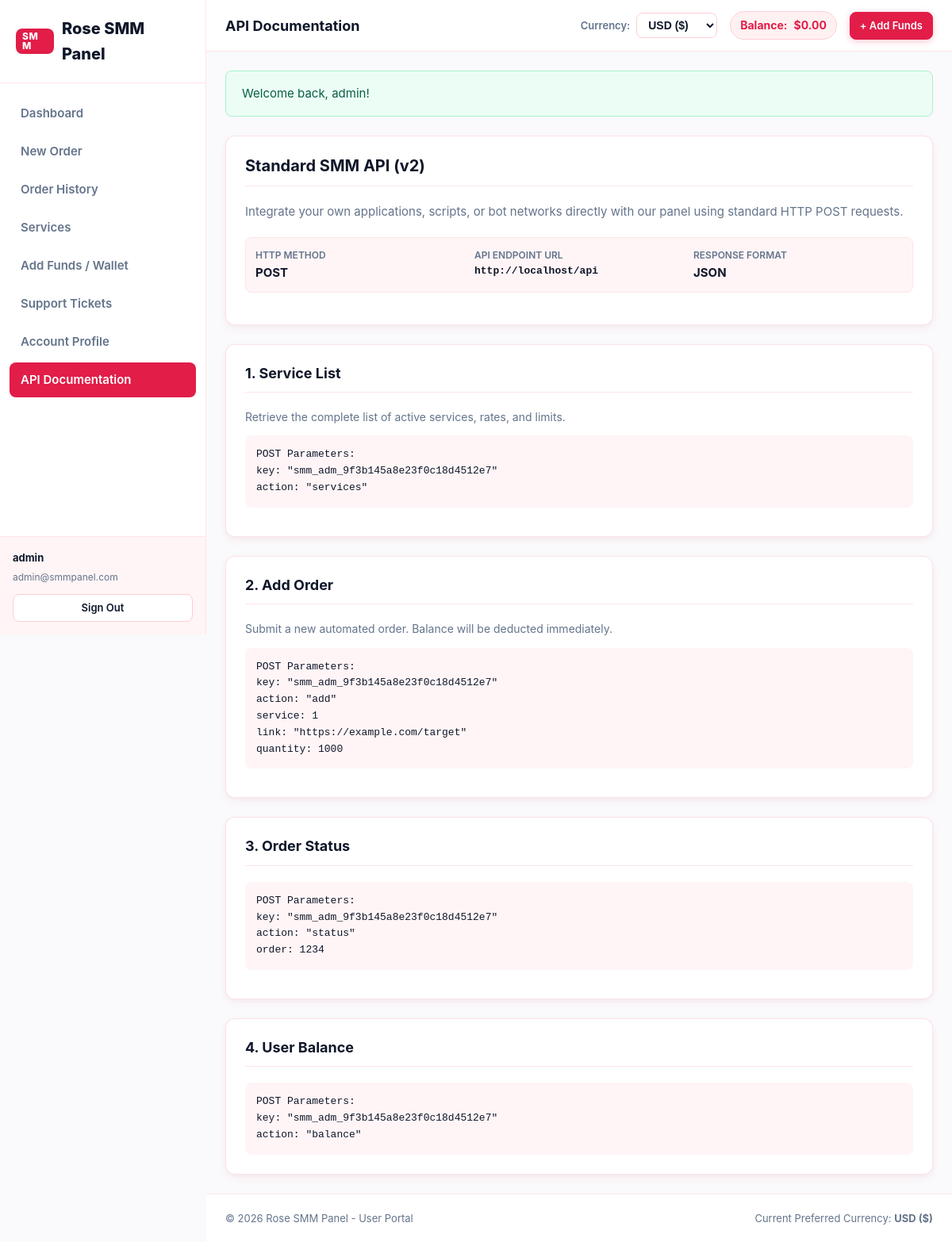
The app's page /api-docs (signed in) with its own data.
### tables this page shows
CREATE TABLE `users` (
  `id` INT AUTO_INCREMENT PRIMARY KEY,
  `username` VARCHAR(64) NOT NULL UNIQUE,
  `email` VARCHAR(191) NOT NULL UNIQUE,
  `password` VARCHAR(255) NOT NULL,
  `role` ENUM('user', 'admin') NOT NULL DEFAULT 'user',
  `balance` DECIMAL(15, 4) NOT NULL DEFAULT 0.0000,
  `currency_code` VARCHAR(10) NOT NULL DEFAULT 'USD',
  `api_key` VARCHAR(64) UNIQUE NULL,
  `status` ENUM('active', 'suspended', 'pending') NOT NULL DEFAULT 'active',
  `reset_token` VARCHAR(64) NULL,
  `reset_expires` DATETIME NULL,
  `created_at` TIMESTAMP NOT NULL DEFAULT CURRENT_TIMESTAMP,
  `updated_at` TIMESTAMP NOT NULL DEFAULT CURRENT_TIMESTAMP ON UPDATE CURRENT_TIMESTAMP,
  INDEX `idx_users_role` (`role`),
  INDEX `idx_users_status` (`status`)
);

CREATE TABLE `currencies` (
  `id` INT AUTO_INCREMENT PRIMARY KEY,
  `code` VARCHAR(10) NOT NULL UNIQUE,
  `name` VARCHAR(64) NOT NULL,
  `symbol` VARCHAR(10) NOT NULL,
  `rate` DECIMAL(15, 6) NOT NULL DEFAULT 1.000000,
  `is_default` TINYINT(1) NOT NULL DEFAULT 0,
  `status` ENUM('active', 'inactive') NOT NULL DEFAULT 'active',
  `updated_at` TIMESTAMP NOT NULL DEFAULT CURRENT_TIMESTAMP ON UPDATE CURRENT_TIMESTAMP
);

### includes/functions.php (called while the page is built, shortened)
<?php
require_once __DIR__ . '/../db.php';
function e(?string $string): string {
    return htmlspecialchars($string ?? '', ENT_QUOTES, 'UTF-8');
}
function get_setting(string $key, ?string $default = null): ?string {
    static $settingsCache = null;
    if ($settingsCache === null) {
        $rows = DB::fetchAll("SELECT setting_key, setting_value FROM settings");
        $settingsCache = [];
        foreach ($rows as $row) {
            $settingsCache[$row['setting_key']] = $row['setting_value'];
        }
    }
    return $settingsCache[$key] ?? $default;
}
function flash_get(): ?array {
    if (isset($_SESSION['flash'])) {
        $flash = $_SESSION['flash'];
        return $flash;
    }
    return null;
}

### db.php (called while the page is built, shortened)
<?php
class DB {
    private static ?PDO $instance = null;
    public static function getConnection(): PDO {
        if (self::$instance === null) {
            $dsn = sprintf(
                'mysql:host=%s;port=%s;dbname=%s;charset=utf8mb4',
                DB_HOST,
                DB_PORT,
                DB_NAME
            );
            $options = [
                PDO::ATTR_ERRMODE            => PDO::ERRMODE_EXCEPTION,
                PDO::ATTR_DEFAULT_FETCH_MODE => PDO::FETCH_ASSOC,
                PDO::ATTR_EMULATE_PREPARES   => false,
                PDO::MYSQL_ATTR_INIT_COMMAND => "SET NAMES utf8mb4 COLLATE utf8mb4_unicode_ci"
            ];
            try {
                self::$instance = new PDO($dsn, DB_USER, DB_PASS, $options);
            } catch (PDOException $e) {
                error_log("Database Connection Error: " . $e->getMessage());
                http_response_code(500);
                die("<div style='font-family:system-ui;padding:40px;max-width:500px;margin:50px auto;border-radius:12px;background:#fff;border:1px solid #fecdd3;color:#9f1239;'>
                    <h2 style='margin-top:0;'>Database Connection Required</h2>
                    <p>Unable to connect to the MySQL database. Please verify your database configuration in <code>config.php</code> or <code>.env</code>.</p>
                </div>");
            }
        }
        return self::$instance;
    }
    public static function query(string $sql, array $params = []): PDOStatement {
        $stmt = self::getConnection()->prepare($sql);
        $stmt->execute($params);
        return $stmt;
    }
    public static function fetch(string $sql, array $params = []): ?array {
        $stmt = self::query($sql, $params);
        $result = $stmt->fetch();
        return $result ?: null;
    }
    public static function fetchAll(string $sql, array $params = []): array {
        $stmt = self::query($sql, $params);
        return $stmt->fetchAll();
    }
}

### includes/auth.php (called while the page is built, shortened)
<?php
require_once __DIR__ . '/../db.php';
require_once __DIR__ . '/functions.php';
class Auth {
    private static ?array $currentUser = null;
    public static function check(): bool {
        return !empty($_SESSION['user_id']);
    }
    public static function user(): ?array {
        if (self::$currentUser === null) {
            $user = DB::fetch(
                "SELECT u.*, c.symbol as currency_symbol, c.rate as currency_rate, c.name as currency_name
                 FROM users u
                 LEFT JOIN currencies c ON u.currency_code = c.code
                 WHERE u.id = ? LIMIT 1",
                [$_SESSION['user_id']]
            );
            if ($user && $user['status'] === 'active') {
                self::$currentUser = $user;
            } else {
                self::logout();
                return null;
            }
        }
        return self::$currentUser;
    }
}

### includes/currency.php (called while the page is built, shortened)
<?php
require_once __DIR__ . '/../db.php';
class Currency {
    private static ?array $currencyCache = null;
    public static function getAllActive(): array {
        if (self::$currencyCache === null) {
            self::$currencyCache = DB::fetchAll("SELECT * FROM currencies WHERE status = 'active' ORDER BY is_default DESC, code ASC");
        }
        return self::$currencyCache;
    }
    public static function get(string $code): ?array {
        $currencies = self::getAllActive();
        foreach ($currencies as $c) {
            if ($c['code'] === $code) {
                return $c;
            }
        }
        return DB::fetch("SELECT * FROM currencies WHERE code = ? LIMIT 1", [$code]);
    }
    public static function getUserCurrency(?array $user = null): array {
        if ($user && !empty($user['currency_code'])) {
            $curr = self::get($user['currency_code']);
            if ($curr) {
                return $curr;
            }
        }
        $default = DB::fetch("SELECT * FROM currencies WHERE is_default = 1 AND status = 'active' LIMIT 1");
        return $default ?: self::getBaseCurrency();
    }
    public static function format(float $amountUsd, ?array $currency = null, int $decimals = 2): string {
        $rate = (float)($currency['rate'] ?? 1.0);
        $symbol = $currency['symbol'] ?? '$';
        $converted = round($amountUsd * $rate, 4);
        return $symbol . number_format($converted, $decimals);
    }
}

### themes/classic/views/user/api_docs.php (the view)
<?php
$pageTitle = 'API Documentation';
$currentPage = 'api_docs';
require __DIR__ . '/header.php';
$apiUrl = (isset($_SERVER['HTTPS']) && $_SERVER['HTTPS'] === 'on' ? 'https' : 'http') . '://' . ($_SERVER['HTTP_HOST'] ?? 'localhost') . '/api';
?>
<div style="max-width: 900px; margin: 0 auto;">
  <div class="card" style="margin-bottom: 1.5rem;" id="api_overview_card">
    <div class="card-header">
      <h3 class="card-title">Standard SMM API (v2)</h3>
    </div>
    <p style="font-size: 0.9375rem; color: var(--text-muted); margin-bottom: 1rem;">
      Integrate your own applications, scripts, or bot networks directly with our panel using standard HTTP POST requests.
    </p>
    <div class="item-meta-grid" style="margin-bottom: 1rem;">
      <div class="meta-box">
        <span class="meta-label">HTTP Method</span>
        <span class="meta-val">POST</span>
      </div>
      <div class="meta-box">
        <span class="meta-label">API Endpoint URL</span>
        <span class="meta-val" style="font-family: monospace; font-size: 0.8125rem;"><?= e($apiUrl) ?></span>
      </div>
      <div class="meta-box">
        <span class="meta-label">Response Format</span>
        <span class="meta-val">JSON</span>
      </div>
    </div>
  </div>
  <div class="card" style="margin-bottom: 1.5rem;" id="api_action_services">
    <div class="card-header">
      <h4 class="card-title" style="font-size: 1.125rem;">1. Service List</h4>
    </div>
    <p style="font-size: 0.875rem; color: var(--text-muted); margin-bottom: 0.75rem;">
      Retrieve the complete list of active services, rates, and limits.
    </p>
    <div style="background: var(--bg-subtle); padding: 0.875rem; border-radius: var(--radius-sm); font-family: monospace; font-size: 0.8125rem; margin-bottom: 0.75rem;">
      POST Parameters:<br>
      key: "<?= e($user['api_key'] ?? 'YOUR_API_KEY') ?>"<br>
      action: "services"
    </div>
  </div>
  <div class="card" style="margin-bottom: 1.5rem;" id="api_action_add">
    <div class="card-header">
      <h4 class="card-title" style="font-size: 1.125rem;">2. Add Order</h4>
    </div>
    <p style="font-size: 0.875rem; color: var(--text-muted); margin-bottom: 0.75rem;">
      Submit a new automated order. Balance will be deducted immediately.
    </p>
    <div style="background: var(--bg-subtle); padding: 0.875rem; border-radius: var(--radius-sm); font-family: monospace; font-size: 0.8125rem; margin-bottom: 0.75rem;">
      POST Parameters:<br>
      key: "<?= e($user['api_key'] ?? 'YOUR_API_KEY') ?>"<br>
      action: "add"<br>
      service: 1<br>
      link: "https://example.com/target"<br>
      quantity: 1000
    </div>
  </div>
  <div class="card" style="margin-bottom: 1.5rem;" id="api_action_status">
    <div class="card-header">
      <h4 class="card-title" style="font-size: 1.125rem;">3. Order Status</h4>
    </div>
    <div style="background: var(--bg-subtle); padding: 0.875rem; border-radius: var(--radius-sm); font-family: monospace; font-size: 0.8125rem; margin-bottom: 0.75rem;">
      POST Parameters:<br>
      key: "<?= e($user['api_key'] ?? 'YOUR_API_KEY') ?>"<br>
      action: "status"<br>
      order: 1234
    </div>
  </div>
  <div class="card" id="api_action_balance">
    <div class="card-header">
      <h4 class="card-title" style="font-size: 1.125rem;">4. User Balance</h4>
    </div>
    <div style="background: var(--bg-subtle); padding: 0.875rem; border-radius: var(--radius-sm); font-family: monospace; font-size: 0.8125rem;">
      POST Parameters:<br>
      key: "<?= e($user['api_key'] ?? 'YOUR_API_KEY') ?>"<br>
      action: "balance"
    </div>
  </div>
</div>
<?php require __DIR__ . '/footer.php'; ?>

### themes/classic/views/user/header.php (shortened to what this page needs)
<?php
require_once __DIR__ . '/../../../../includes/auth.php';
require_once __DIR__ . '/../../../../includes/currency.php';
$user = Auth::user();
$userCurrency = Currency::getUserCurrency($user);
$activeCurrencies = Currency::getAllActive();
$currentPage = $currentPage ?? 'dashboard';
?>
<!DOCTYPE html>
<html lang="en">
<head>
  <link rel="stylesheet" href="/themes/classic/assets/css/style.css">
</head>
<body>
<div class="panel-wrapper">
  <?php require __DIR__ . '/sidebar.php'; ?>
  <div class="panel-main">
    <header class="panel-topbar" id="user_topbar">
      <div style="display: flex; align-items: center; gap: 0.75rem;">
        <h2 style="font-size: 1.125rem; font-weight: 700; margin: 0;"><?= e($pageTitle ?? 'Dashboard') ?></h2>
      </div>
      <div style="display: flex; align-items: center; gap: 1rem; flex-wrap: wrap;">
        <form method="POST" action="/user/currency" class="currency-selector-form" id="user_currency_form">
          <label for="user_currency_select" style="font-size: 0.8125rem; font-weight: 600; color: var(--text-muted);">Currency:</label>
          <select name="currency" id="user_currency_select" class="currency-select" onchange="this.form.submit()">
            <?php foreach ($activeCurrencies as $c): ?>
              <option value="<?= e($c['code']) ?>" <?= $user['currency_code'] === $c['code'] ? 'selected' : '' ?>>
                <?= e($c['code']) ?> (<?= e($c['symbol']) ?>)
              </option>
            <?php endforeach; ?>
          </select>
        </form>
        <div class="user-balance-pill" id="user_wallet_pill">
          <span>Balance:</span>
          <span><?= Currency::format((float)$user['balance'], $userCurrency) ?></span>
        </div>
        <a href="/add-funds" class="btn btn-primary btn-sm" id="topbar_add_funds_btn">+ Add Funds</a>
      </div>
    </header>
    <div class="panel-content">
      <?php if ($flash = flash_get()): ?>
        <div class="alert alert-<?= e($flash['type']) ?>" id="user_flash_alert">
          <span><?= e($flash['message']) ?></span>
        </div>
      <?php endif; ?>

### themes/classic/views/user/sidebar.php
<?php
$currentPage = $currentPage ?? 'dashboard';
$siteName = e(get_setting('site_name', 'Rose SMM Panel'));
?>
<aside class="panel-sidebar" id="user_sidebar">
  <div class="sidebar-header">
    <a href="/dashboard" class="brand-logo" id="user_sidebar_logo">
      <span class="brand-badge">SMM</span>
      <span><?= $siteName ?></span>
    </a>
  </div>
  <nav class="sidebar-nav" id="user_sidebar_nav">
    <a href="/dashboard" class="nav-link <?= $currentPage === 'dashboard' ? 'active' : '' ?>" id="link_dashboard">
      Dashboard
    </a>
    <a href="/new-order" class="nav-link <?= $currentPage === 'new_order' ? 'active' : '' ?>" id="link_new_order">
      New Order
    </a>
    <a href="/orders" class="nav-link <?= $currentPage === 'orders' ? 'active' : '' ?>" id="link_orders">
      Order History
    </a>
    <a href="/user/services" class="nav-link <?= $currentPage === 'services' ? 'active' : '' ?>" id="link_services">
      Services
    </a>
    <a href="/add-funds" class="nav-link <?= $currentPage === 'add_funds' ? 'active' : '' ?>" id="link_add_funds">
      Add Funds / Wallet
    </a>
    <a href="/tickets" class="nav-link <?= $currentPage === 'tickets' ? 'active' : '' ?>" id="link_tickets">
      Support Tickets
    </a>
    <a href="/profile" class="nav-link <?= $currentPage === 'profile' ? 'active' : '' ?>" id="link_profile">
      Account Profile
    </a>
    <a href="/api-docs" class="nav-link <?= $currentPage === 'api_docs' ? 'active' : '' ?>" id="link_api_docs">
      API Documentation
    </a>
  </nav>
  <div class="sidebar-footer">
    <div style="font-size: 0.8125rem; font-weight: 700; color: var(--text-main); margin-bottom: 0.25rem;">
      <?= e($user['username']) ?>
    </div>
    <div style="font-size: 0.75rem; color: var(--text-muted); margin-bottom: 0.75rem;">
      <?= e($user['email']) ?>
    </div>
    <a href="/logout" class="btn btn-secondary btn-sm btn-block" id="user_logout_btn">
      Sign Out
    </a>
  </div>
</aside>

### themes/classic/views/user/footer.php (shortened to what this page needs)
<?php
$siteName = e(get_setting('site_name', 'Rose SMM Panel'));
?>
    </div>
    <footer class="panel-footer" id="user_panel_footer">
      <span>&copy; <?= date('Y') ?> <?= $siteName ?> - User Portal</span>
      <span>Current Preferred Currency: <strong><?= e($userCurrency['code']) ?> (<?= e($userCurrency['symbol']) ?>)</strong></span>
    </footer>
  </div>
</div>
</body>
</html>

### records on screen
users: username "admin", email "admin@smmpanel.com", currency "USD ($)", balance.rate "$0.00", api_key "smm_adm_9f3b145a8e23f0c18d4512e7"
currencies: code "USD", symbol "$"

### other values on screen
$siteName "Rose SMM Panel"
$pageTitle "API Documentation"
$flash['message'] "Welcome back, admin!"
$apiUrl "http://localhost/api"
